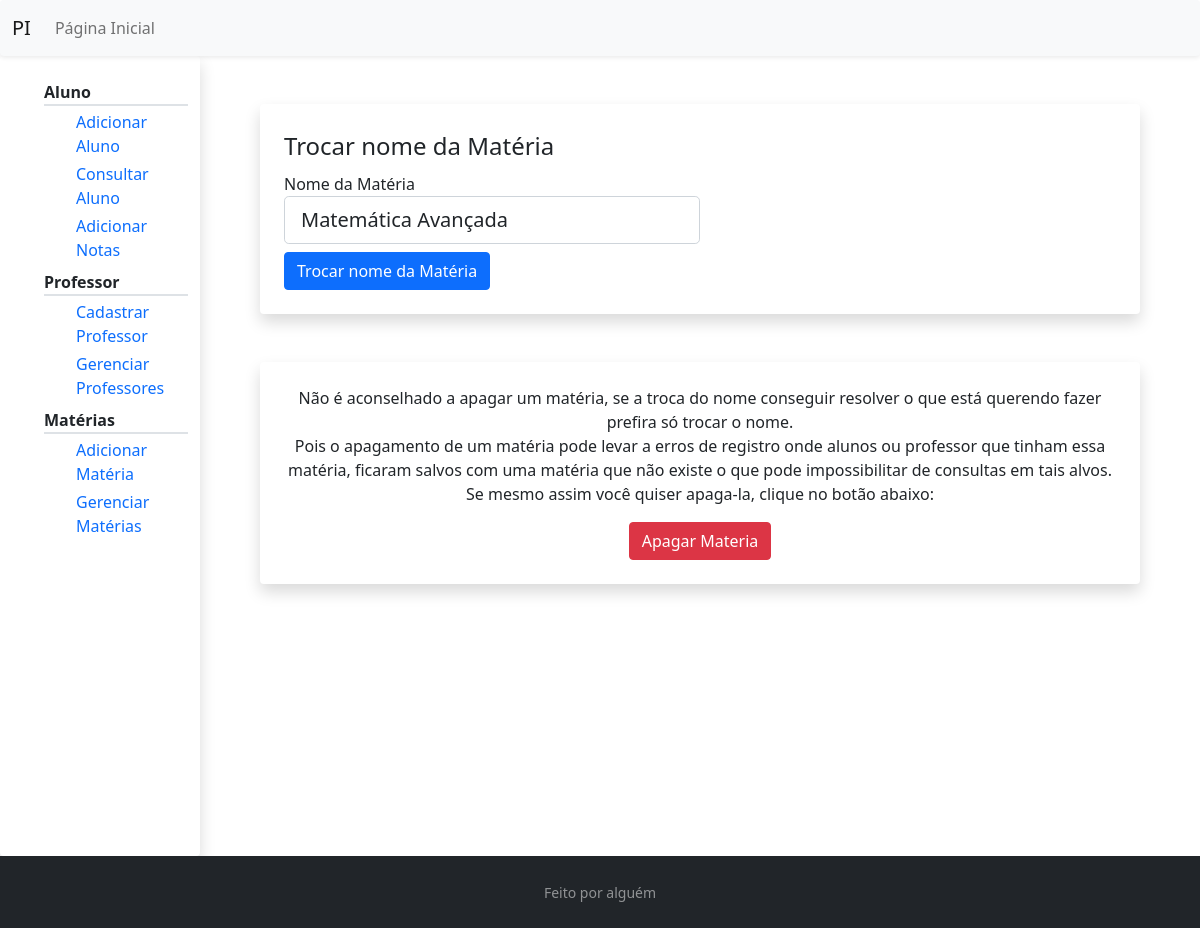
/gerenciar/materia/1/, run on an earlier commit of the app's database.
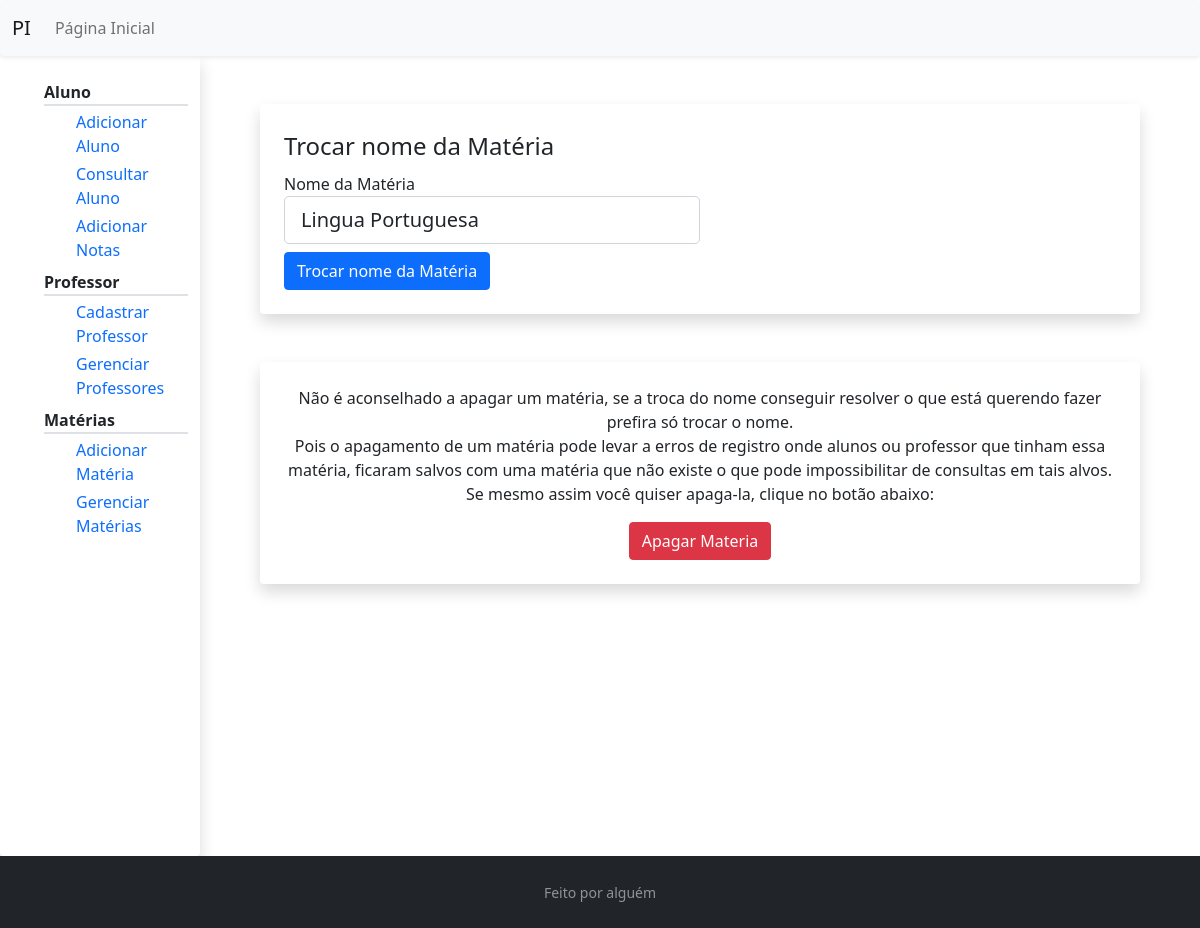
And on a later commit of the database.
### pi/models.py (models this page shows, shortened)
class Materia(db.Model):
    id = db.Column(db.Integer, primary_key=True)
    nome = db.Column(db.String(100), nullable=False, unique=True)

### pi/routes.py (the view)
@app.route("/gerenciar/materia/<id_materia>/", methods=["GET", "POST"])
def editar_materia(id_materia):
    id_mat = id_materia
    materia = Materia.query.get_or_404(id_materia)
    materia_nome = materia.nome
    form = EditarMateriaForm()
    if form.validate_on_submit():
        materia.nome = form.nome.data
        db.session.commit()
        flash(f'O nome da matéria {materia_nome} foi alterada para {form.nome.data}!', 'success')
        atualiza_escolhas(choices)
        return redirect(url_for('gerenciar_materia'))
    elif request.method == 'GET':
        form.nome.data = materia.nome
    return render_template('trocar.html',
                            titulo='Trocar Materia',
                            user='materia',
                            form=form,
                            id_mat=id_mat)

### pi/forms.py
class EditarMateriaForm(FlaskForm):
    nome = StringField('Nome da Matéria',
                        validators=[DataRequired(),
                        Length(min=2)])
    trocar = SubmitField('Trocar nome da Matéria')

### pi/templates/trocar.html (shortened to what this page needs)
{% extends "professor_layout.html" %}
{% block prof %}
    <div class="shadow p-4 mb-5 bg-white rounded m-5">
        <form action="" method="POST">
            <fieldset class="row g-3">
                {% if user != 'materia' %}
                    <legend class=""> Trocar Senha de {{ professor_nome }} </legend>
                    <div class="col-md-6">
                    {{ form.senha.label(class="form-control-label") }}
                        {% if form.senha.errors %}
                            {{ form.senha(class="form-control form-control-lg is-invalid")}}
                            <div class="invalid-feedback">
                                {% for error in form.senha.errors %}
                                    <span> {{ error }} </span>
                                {% endfor %}
                            </div>
                        {% else %}
                            {{ form.senha(class="form-control form-control-lg") }}
                        {% endif %}
                    </div>
                    <div class="col-md-6">
                        {{ form.confirma_senha.label(class="form-control-label") }}
                        {% if form.confirma_senha.errors %}
                            {{ form.confirma_senha(class="form-control form-control-lg is-invalid")}}
                            <div class="invalid-feedback">
                                {% for error in form.confirma_senha.errors %}
                                    <span> {{ error }} </span>
                                {% endfor %}
                            </div>
                        {% else %}
                            {{ form.confirma_senha(class="form-control form-control-lg") }}
                        {% endif %}
                    </div>
                {% else %}
                    <div class="">
                    <legend class=""> Trocar nome da Matéria </legend>
                    <div class="col-md-6">
                        {{ form.nome.label(class="form-control-label") }}
                        {% if form.nome.errors %}
                            {{ form.nome(class="form-control form-control-lg is-invalid")}}
                            <div class="invalid-feedback">
                                {% for error in form.nome.errors %}
                                    <span> {{ error }} </span>
                                {% endfor %}
                            </div>
                        {% else %}
                            {{ form.nome(class="form-control form-control-lg") }}
                        {% endif %}
                    </div>
                    </div>
                {% endif %}
            </fieldset>
            <div class="row">
                <div class="col mt-2">
                    {{ form.trocar(class="btn btn-primary") }}
                </div>
            </div>
        </form>
    </div>
    {% if user == 'materia' %}
        <div class="shadow p-4 mb-5 bg-white rounded m-5">
            <div class="text-center">
                <p>
                    Não é aconselhado a apagar um matéria, se a troca do nome conseguir resolver o que está querendo fazer prefira só trocar o nome. <br>
                    Pois o apagamento de um matéria pode levar a erros de registro onde alunos ou professor que tinham essa matéria, ficaram salvos com uma matéria que não existe o que pode impossibilitar de consultas em tais alvos. <br>
                    Se mesmo assim você quiser apaga-la, clique no botão abaixo:
                </p>
                {% set info_string = id_mat + ';materia;False'%}
                <a class="btn btn-danger" href=" {{ url_for('apagar', info=info_string ) }} "> Apagar Materia </a>
            </div>
        </div>
    {% endif %}
{% endblock prof %}

What changed in the data, as far as the page shows it:
changed Materia: nome "Matemática Avançada" → "Lingua Portuguesa"
